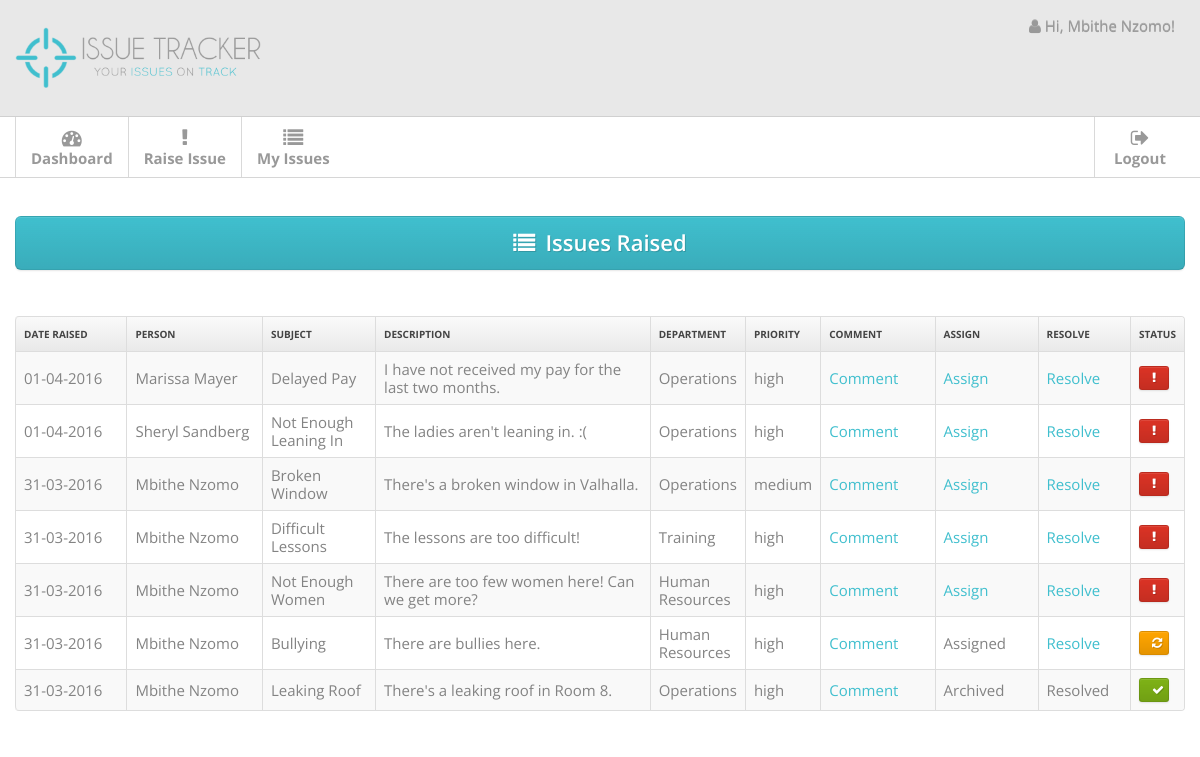
The app's page /issues/admin/view (signed in) with its own data.
### app/models.py (models this page shows, shortened)
class User(UserMixin, db.Model):
    __tablename__ = 'users'
    id = db.Column(db.Integer, primary_key=True)
    fullname = db.Column(db.String(50))
    username = db.Column(db.String(50), unique=True, index=True)
    email = db.Column(db.String(100), unique=True)
    password_hash = db.Column(db.String(128))
    is_admin = db.Column(db.Boolean, default=False)
    @property
    def password(self):
        '''prevents access to password
        property
        '''
        raise AttributeError('password is not a readable attribute.')

class Issue(db.Model):
    __tablename__ = 'issues'
    id = db.Column(db.Integer, primary_key=True)
    subject = db.Column(db.String(70))
    description = db.Column(db.Text)
    priority = db.Column(db.String(10))
    raised_at = db.Column(db.DateTime, default=datetime.utcnow)
    last_edited = db.Column(db.DateTime, default=datetime.utcnow)
    is_resolved = db.Column(db.Boolean, default=False)
    is_assigned = db.Column(db.Boolean, default=False)
    user_id = db.Column(db.Integer, db.ForeignKey('users.id'))
    user = db.relationship('User',
                           backref=db.backref('issues', lazy='dynamic'))
    department_id = db.Column(db.Integer, db.ForeignKey('departments.id'))
    department = db.relationship('Department',
                                 backref=db.backref('departments',
                                                    lazy='dynamic'))

class Department(db.Model):
    __tablename__ = 'departments'
    id = db.Column(db.Integer, primary_key=True)
    name = db.Column(db.String(120), unique=True)
    user_id = db.Column(db.Integer, db.ForeignKey('users.id'))
    dept_admin = db.relationship('User',
                                backref=db.backref('users', lazy='dynamic'))

### app/issues/views.py (the view)
@issues.route('/admin/view')
@login_required
def admin_view():
	issues = Issue.query.order_by(Issue.raised_at.desc()).all()
	return render_template('issues/view-admin.html', issues=issues, title="Issues Raised")

### app/models.py (called while the page is built)
@login_manager.user_loader
def load_user(user_id):
    return User.query.get(int(user_id))

### app/templates/issues/view-admin.html (shortened to what this page needs)
{% extends "base.html" %}
{% block content %}
{% import "bootstrap/wtf.html" as wtf %}
{% import "bootstrap/utils.html" as utils %}
<div class="main">
  <div class="main-inner">
      <div class="container">
      <div class="row">
      <div class="span12">
        <div class="widget widget-plain">
          <div class="widget-content">
            <a class="btn btn-large btn-primary btn-support-ask"> <i class="icon-list" style="margin-right: 10px"></i>{{ title }}</a>
          </div>
        </div>
      </div>
     </div>
            {% if issues %}
              <table class="table table-striped table-bordered">
                <thead>
                  <tr>
                    <th width="10%"> Date Raised </th>
                    <th width="12%"> Person </th>
                    <th width="10%"> Subject </th>
                    <th width="25%"> Description </th>
                    <th width="8%"> Department </th>
                    <th width="5%"> Priority </th>
                    <th width="10%"> Comment </th>
                    <th width="9%"> Assign </th>
                    <th width="8%"> Resolve </th>
                    <th width="8%"> Status </th>
                  </tr>
                </thead>
                <tbody>
                {% for issue in issues %}
                  <tr>
                    <td> {{ issue.raised_at.strftime('%d-%m-%Y') }} </td>
                    <td> {{ issue.user.fullname }} </td>
                    <td> {{ issue.subject }} </td>
                    <td> {{ issue.description }} </td>
                    <td> {{ issue.department.name }} </td>
                    <td> {{ issue.priority }} </td>
                    <td> <a href="{{ url_for('issues.view_individual', id=issue.id) }}"> Comment </a> </td>
                    <td>
                      {% if issue.is_assigned == True and issue.is_resolved == True %}
                        Archived
                      {% elif issue.is_assigned == True and issue.is_resolved == False %}
                        Assigned
                      {% elif issue.is_assigned == False and issue.is_resolved == False %}
                        <a href="{{ url_for('issues.assign', id=issue.id) }}"> Assign </a>
                      {% elif issue.is_assigned == False and issue.is_resolved == True %}
                        Archived
                      {% endif %}
                    </td>
                    <td>
                      {% if issue.is_resolved == False %}
                      <a href="{{ url_for('issues.resolve', id=issue.id) }}"> Resolve </a>
                      {% else %}
                        Resolved
                      {% endif %}
                    </td>
                    <td class="td-actions">
                      {% if issue.is_assigned == True and issue.is_resolved == True %}
                        <a class="btn btn-success btn-small" style="width:10px">
                        <i class="btn-icon-only icon-ok"></i></a>
                      {% elif issue.is_assigned == True and issue.is_resolved == False %}
                        <a class="btn btn-orange btn-small" style="width:10px">
                        <i class="btn-icon-only icon-refresh"></i></a>
                      {% elif issue.is_assigned == False and issue.is_resolved == False %}
                        <a class="btn btn-danger btn-small" style="width:10px"><i class="btn-icon-only icon-exclamation"> </i></a>
                      {% elif issue.is_assigned == False and issue.is_resolved == True %}
                        <a class="btn btn-success btn-small" style="width:10px">
                        <i class="btn-icon-only icon-ok"></i></a>
                      {% endif %}
                    </td>
                  </tr>
                {% endfor %}
                </tbody>
              </table>
              {% else %}
              <div style="text-align: center">
                <h3> No issues have been raised yet.
                </br> Isn't that great? :) </h3>
              </div>
              {% endif %}
            </div>
        </div>
        </div>
{% endblock %}

### app/templates/base.html (shortened to what this page needs)
<!DOCTYPE html>
<html lang="en">
<head>
<link href="{{ url_for('static', filename='css/bootstrap.min.css') }}" rel="stylesheet">
<link href="{{ url_for('static', filename='css/bootstrap-responsive.min.css') }}" rel="stylesheet">
<link href="{{ url_for('static', filename='css/font-awesome.css') }}" rel="stylesheet">
<link href="{{ url_for('static', filename='css/style.css') }}" rel="stylesheet">
<link href="{{ url_for('static', filename='css/pages/dashboard.css') }}" rel="stylesheet">
<link href="{{ url_for('static', filename='css/pages/signin.css') }}" rel="stylesheet">
<link href="{{ url_for('static', filename='css/pages/faq.css') }}" rel="stylesheet">
</head>
<body>
<div class="navbar navbar-fixed-top">
  <div class="navbar-inner">
    <div class="container"> <a class="brand" href="{{ url_for('main.welcome') }}"><img src="{{ url_for('static', filename='img/logo-transp.png') }}" width="250px"></a>
      <div class="nav-collapse">
        <ul class="nav pull-right">
          <li class="dropdown">
            <a href="#" class="dropdown-toggle" data-toggle="dropdown">
              {% if current_user.is_authenticated %}
                <i class="icon-user"></i>  Hi, {{ current_user.fullname }}!
              {% else %}
                Welcome to Issue Tracker!
              {% endif %}
            </a>
          </li>
        </ul>
      </div>
    </div>
  </div>
</div>
<div class="subnavbar">
  <div class="subnavbar-inner">
    <div class="container">
      {% if current_user.is_authenticated %}
        <ul class="mainnav">
          {% if current_user.is_admin == False %}
          <li {%- if request.path == "/dashboard" %} class="active" {% endif %}>
            <a href="{{ url_for('main.dashboard') }}"><i class="icon-dashboard"></i><span>Dashboard</span> </a>
          </li>
          <li {%- if request.path == "/issues/raise" %} class="active" {% endif %}>
            <a href="{{ url_for('issues.raise_issue') }}"><i class="icon-exclamation"></i><span>Raise Issue</span></a>
          </li>
          <li {%- if request.path == "/issues/view" %} class="active" {% endif %}>
            <a href="{{ url_for('issues.view') }}"><i class="icon-list"></i><span>My Issues</span> </a>
          </li>
          {% endif %}
        </ul>
      {% endif %}
      <ul class="mainnav pull-right">
      {% if current_user.is_authenticated %}
        <li>
          <a href="{{ url_for('auth.logout') }}"><i class="icon-signout"></i><span>Logout</span> </a>
        </li>
      {% endif %}
      </ul>
    </div>
  </div>
</div>
{% block content %}
{% endblock %}
</body>
</html>

### app/static/css/style.css (style rules this page uses)
body { background: #f9f6f1; font: 15px/1.7em 'Open Sans'; }
.btn-orange { background-image: -webkit-gradient(linear, 50% 0%, 50% 100%, color-stop(0%, rgba(126, 178, 22, 0)), color-stop(100%, rgba(0, 0, 0, 0.1))); background-image: -webkit-linear-gradient(rgba(126, 178, 22, 0), rgba(0, 0, 0, 0.1)); background-image: -moz-linear-gradient(rgba(126, 178, 22, 0), rgba(0, 0, 0, 0.1)); background-image: -o-linear-gradient(rgba(126, 178, 22, 0), rgba(0, 0, 0, 0.1)); background-image: linear-gradient(rgba(126, 178, 22, 0), rgba(0, 0, 0, 0.1)); background-color: orange; border-color: orange; border-color: rgba(0, 0, 0, 0.05) rgba(0, 0, 0, 0.1) rgba(0, 0, 0, 0.15); color: white; text-shadow: 1px 1px 0 rgba(0, 0, 0, 0.15); }
.btn-icon-only { padding-right: 3px; padding-left: 3px; }
.table td { vertical-align: middle; }
.table-bordered th { background: #E9E9E9; background:-moz-linear-gradient(top, #FAFAFA 0%, #E9E9E9 100%); background:-webkit-gradient(linear, left top, left bottom, color-stop(0%,#FAFAFA), color-stop(100%,#E9E9E9)); background:-webkit-linear-gradient(top, #FAFAFA 0%,#E9E9E9 100%); background:-o-linear-gradient(top, #FAFAFA 0%,#E9E9E9 100%); background:-ms-linear-gradient(top, #FAFAFA 0%,#E9E9E9 100%); background:linear-gradient(top, #FAFAFA 0%,#E9E9E9 100%); filter: progid:DXImageTransform.Microsoft.gradient(startColorstr='#FAFAFA', endColorstr='#E9E9E9'); -ms-filter: "progid:DXImageTransform.Microsoft.gradient(startColorstr='#FAFAFA', endColorstr='#E9E9E9')"; font-size: 10px; color: #444; text-transform: uppercase; }
.navbar .container { position: relative; }
.navbar-inner { padding: 7px 0; background: #E8E8E8 !important; -moz-border-radius: 0; -webkit-border-radius: 0; border-radius: 0; }
.navbar-fixed-top { position: static; }
.navbar .nav a { font-size: 15px; }
.navbar .nav>li>a { color:#999999 !important; }
.navbar .brand { font-weight: 600; position: relative; top: 2px; }
.subnavbar { margin-bottom: 2.5em; }
.subnavbar-inner { height: 60px; background: #fff; border-bottom: 1px solid #d6d6d6; }
.subnavbar .container > ul { display: inline-block; height: 80px; padding: 0; margin: 0; }
.subnavbar .container > ul > li { float: left; min-width: 90px; height: 60px; padding: 0; margin: 0; text-align: center; list-style: none; border-left: 1px solid #d9d9d9; }
.subnavbar .container > ul > li > a { display: block; height: 100%; padding: 0 15px; font-size: 15px; font-weight: bold; color: #999; }
.subnavbar .container > ul > li > a > i { display: inline-block; width: 24px; height: 24px; margin-top: 11px; margin-bottom: -3px; font-size: 20px; }
.subnavbar .container > ul > li > a > span { display: block; }
.main { padding-bottom: 2em; }
.widget { position: relative; clear: both; width: auto; margin-bottom: 2em; overflow: hidden; }
.widget-content { padding: 20px 15px 15px; background: #FFF; border: 1px solid #D5D5D5; -moz-border-radius: 5px; -webkit-border-radius: 5px; border-radius: 5px; }
.widget-content:before, .widget-content:after { content:""; display:table; }
.widget-content:after { clear:both; }
.widget-content { zoom:1; }
.widget-plain { background: transparent; border: none; }
.widget-plain .widget-content { padding: 0; background: transparent; border: none; }

### app/static/css/pages/signin.css (style rules this page uses)
body { background: url(../../img/body-bg.png); color:#838383; font: 15px/1.7em 'Open Sans'; }

### app/static/css/pages/faq.css (style rules this page uses)
.btn-support-ask { display: block; font-size: 22px; padding: 14px 0; font-weight: 600; margin-bottom: .75em; }

### records on screen
User: fullname "Mbithe Nzomo"
Issue: raised_at "01-04-2016", user.fullname "Marissa Mayer", subject "Delayed Pay", description "I have not received my pay for the last two months.", department.name "Operations", priority "high", is_assigned False (drawn)
Issue: raised_at "01-04-2016", user.fullname "Sheryl Sandberg", subject "Not Enough Leaning In", description "The ladies aren't leaning in. :(", department.name "Operations", priority "high", is_assigned False (drawn)
Issue: raised_at "31-03-2016", user.fullname "Mbithe Nzomo", subject "Broken Window", description "There's a broken window in Valhalla.", department.name "Operations", priority "medium", is_assigned False (drawn)
Issue: raised_at "31-03-2016", user.fullname "Mbithe Nzomo", subject "Difficult Lessons", description "The lessons are too difficult!", department.name "Training", priority "high", is_assigned False (drawn)
Issue: raised_at "31-03-2016", user.fullname "Mbithe Nzomo", subject "Not Enough Women", description "There are too few women here! Can we get more?", department.name "Human Resources", priority "high", is_assigned False (drawn)
Issue: raised_at "31-03-2016", user.fullname "Mbithe Nzomo", subject "Bullying", description "There are bullies here.", department.name "Human Resources", priority "high", is_assigned "Assigned"
Issue: raised_at "31-03-2016", user.fullname "Mbithe Nzomo", subject "Leaking Roof", description "There's a leaking roof in Room 8.", department.name "Operations", priority "high", is_assigned "Archived", is_resolved "Resolved"

### other values on screen
{{ title }} "Issues Raised"
